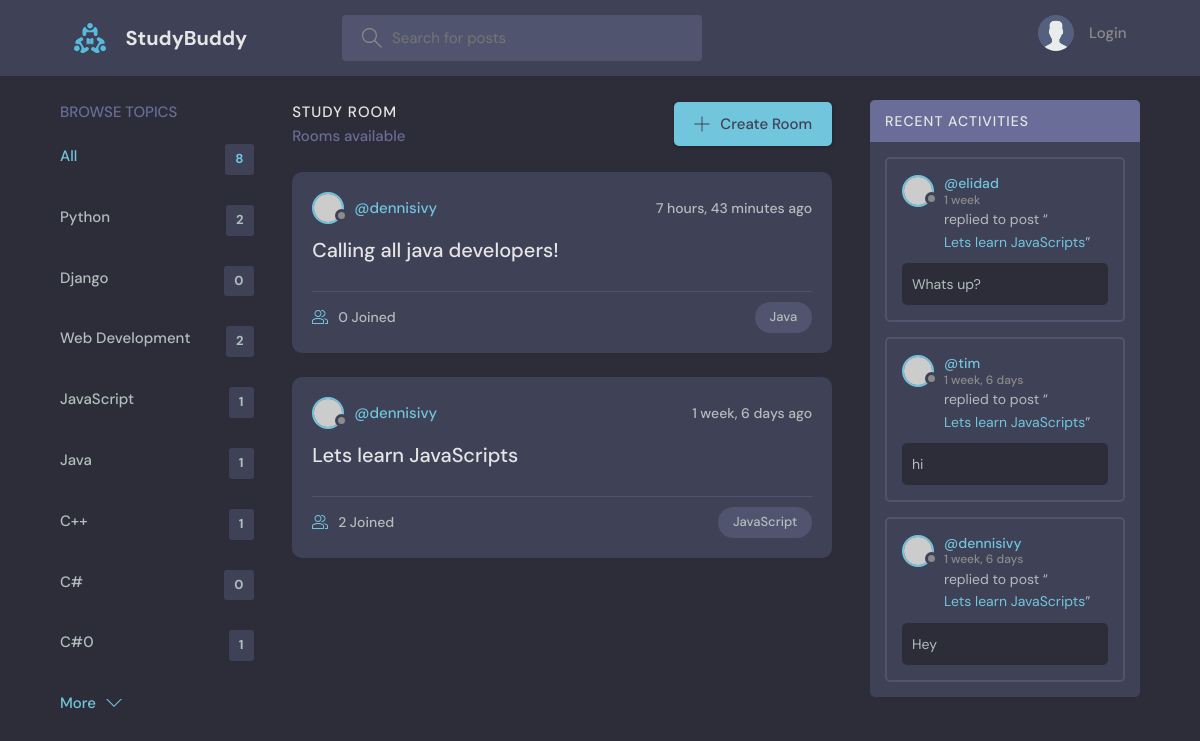
Screenshot of /?q=Java with the database file from the repository.
### base/models.py (models this page shows, shortened)
class Topic(models.Model):
    name = models.CharField(max_length=200)

class Room(models.Model):
    host =   models.ForeignKey(User, on_delete=models.SET_NULL, null=True)
    topic = models.ForeignKey(Topic, on_delete=models.SET_NULL, null=True)
    name = models.CharField(max_length=200)
    description = models.TextField(null=True, blank=True)
    participants = models.ManyToManyField(User, related_name='participants', blank=True)
    updated = models.DateTimeField(auto_now=True)
    created = models.DateTimeField(auto_now_add=True)
    class Meta:
        ordering = ['-updated', '-created']
    def __str__(self):
        return self.name

class Message(models.Model):
    user = models.ForeignKey(User, on_delete=models.CASCADE)
    room =  models.ForeignKey(Room, on_delete=models.CASCADE)
    body = models.TextField()
    updated = models.DateTimeField(auto_now=True)
    created = models.DateTimeField(auto_now_add=True)
    class Meta:
        ordering = ['-updated', '-created']

### base/views.py (the view)
# urls.py: path('', views.home, name="home"),
def home(request):
    q = request.GET.get('q') if request.GET.get('q') != None else ''
    rooms = Room.objects.filter(
        Q(topic__name__icontains=q) |
        Q(name__icontains=q) |
         Q(description__icontains=q)
        )
    topics = Topic.objects.all()
    room_count = rooms.count()
    room_messages = Message.objects.filter(Q(room__topic__name__icontains=q))
    context ={'rooms': rooms, 'topics':topics, 'room_count': room_count, 'room_messages':room_messages}
    return render(request, 'base/home.html', context)

### base/templates/base/home.html (shortened to what this page needs)
{% extends 'main.html' %}
{% block content %}
    <main class="layout layout--3">
      <div class="container">
        {% include 'base/topics_component.html' %}
        <div class="roomList">
          <div class="roomList__header">
            <div>
              <h2>Study Room</h2>
              <p>{{rooms_count}} Rooms available</p>
            </div>
            <a class="btn btn--main" href="{% url 'create-room' %}">
              <svg version="1.1" xmlns="http://www.w3.org/2000/svg" width="32" height="32" viewBox="0 0 32 32">
                <title>add</title>
                <path
                  d="M16.943 0.943h-1.885v14.115h-14.115v1.885h14.115v14.115h1.885v-14.115h14.115v-1.885h-14.115v-14.115z"
                ></path>
              </svg>
              Create Room
            </a>
          </div>
          {% include 'base/feed_component.html' %}
        </div>
         {%  include 'base/activity_component.html' %}
      </div>
    </main>
{% endblock %}

### base/templates/base/topics_component.html
<div class="topics">
    <div class="topics__header">
      <h2>Browse Topics</h2>
    </div>
    <ul class="topics__list">
      <li>
        <a href="{%  url 'home' %}" class="active">All <span>{{topics.count}}</span></a>
      </li>
      {% for topic in topics %}
      <li>
        <a href="{% url 'home' %}?q={{topic.name}}">{{topic.name}}<span>{{topic.room_set.all.count}}</span></a>
      </li>
      {% endfor %}
    </ul>
    <a class="btn btn--link" href="topics.html">
      More
      <svg version="1.1" xmlns="http://www.w3.org/2000/svg" width="32" height="32" viewBox="0 0 32 32">
        <title>chevron-down</title>
        <path d="M16 21l-13-13h-3l16 16 16-16h-3l-13 13z"></path>
      </svg>
    </a>
  </div>

### base/templates/base/feed_component.html (shortened to what this page needs)
{% for room in rooms %}
<div class="roomListRoom">
    <div class="roomListRoom__header">
      <a href="{%  url 'user-profile' room.host.id %}" class="roomListRoom__author">
        <div class="avatar avatar--small">
          <img src="https://randomuser.me/api/portraits/women/11.jpg" />
        </div>
        <span>@{{room.host.username}}</span>
      </a>
      <div class="roomListRoom__actions">
        <span>{{room.created|timesince}} ago</span>
      </div>
    </div>
    <div class="roomListRoom__content">
      <a href="{% url 'room' room.id %}">{{room.name}}</a>
    </div>
    <div class="roomListRoom__meta">
      <a href="{% url 'room' room.id %}" class="roomListRoom__joined">
        {{room.participants.all.count}} Joined
      </a>
      <p class="roomListRoom__topic">{{room.topic.name}}</p>
    </div>
</div>
{% endfor %}

### base/templates/base/activity_component.html (shortened to what this page needs)
<div class="activities">
    <div class="activities__header">
      <h2>Recent Activities</h2>
    </div>
    {% for message in room_messages  %}
    <div class="activities__box">
      <div class="activities__boxHeader roomListRoom__header">
        <a href="{% url 'user-profile' message.user.id %}" class="roomListRoom__author">
          <div class="avatar avatar--small">
            <img src="https://randomuser.me/api/portraits/women/11.jpg" />
          </div>
          <p>
            @{{message.user}}
            <span>{{message.created|timesince}}</span>
          </p>
        </a>
      </div>
      <div class="activities__boxContent">
        <p>replied to post “<a href="{% url 'room' message.room.id %}">{{message.room}}</a>”</p>
              <div class="activities__boxRoomContent">
                {{message.body}}
              </div>
         </div>
    </div>
     {% endfor %}
</div>

### rows the page displays
Topic: name "Python", room_set.all.count "2"
Topic: name "Django", room_set.all.count "0"
Topic: name "Web Development", room_set.all.count "2"
Topic: name "JavaScript", room_set.all.count "1"
Topic: name "Java", room_set.all.count "1"
Topic: name "C++", room_set.all.count "1"
Topic: name "C#", room_set.all.count "0"
Topic: name "C#0", room_set.all.count "1"
Room: host.username "dennisivy", created "7 hours, 43 minutes", name "Calling all java developers!", participants.all.count "0", topic.name "Java"
Room: host.username "dennisivy", created "1 week, 6 days", name "Lets learn JavaScripts", participants.all.count "2", topic.name "JavaScript"
Message: user "elidad", created "1 week", room "Lets learn JavaScripts", body "Whats up?"
Message: user "tim", created "1 week, 6 days", room "Lets learn JavaScripts", body "hi"
Message: user "dennisivy", created "1 week, 6 days", room "Lets learn JavaScripts", body "Hey"

### other values shown
{{ topics.count }} "8"
